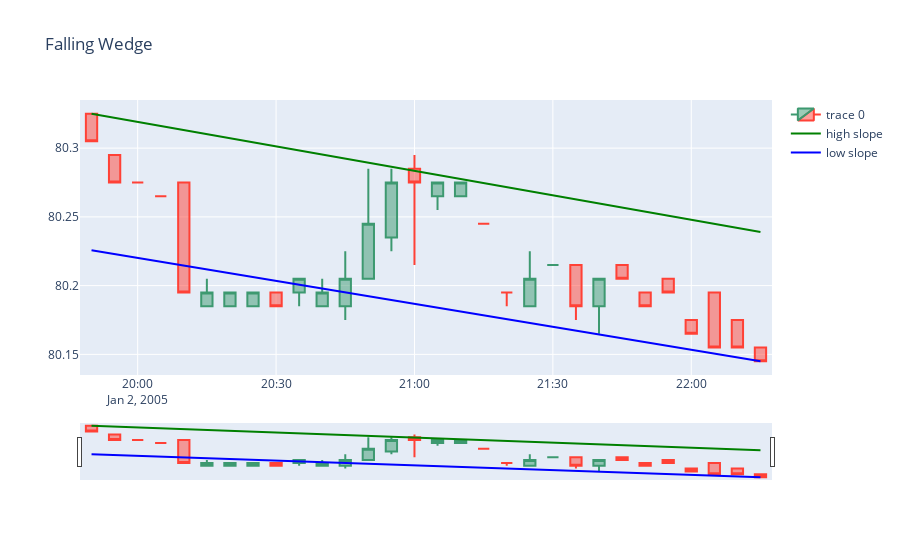
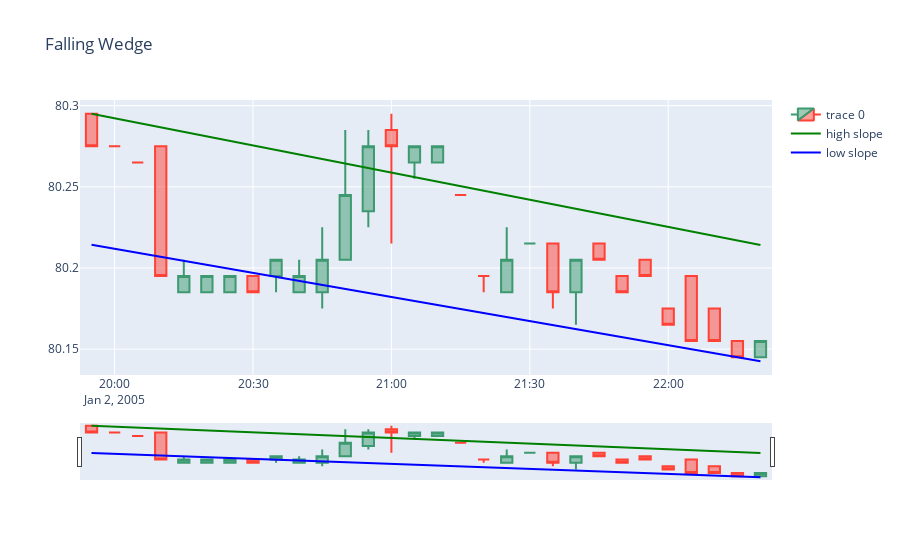
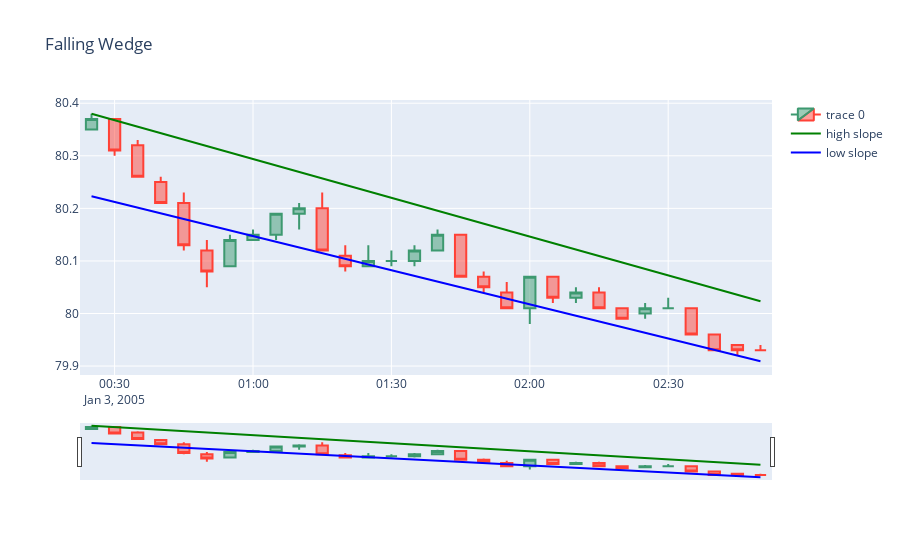

The cell these charts' notebook holds for them, in order:
### Code cell
def idx_max(nums):
    for i in range(len(nums)):
        if nums[i] == max(nums):
            return i

def idx_low(nums):
    for i in range(len(nums)):
        if nums[i] == min(nums):
            return i
            
for i in range(3):

    fig = go.Figure(data=[go.Candlestick(x=result_datetime[i],
                    open=result_open[i],
                    high=result_high[i],
                    low=result_low[i],
                    close=result_close[i])])

    slope_high, _ = np.polyfit([i+1 for i in range(len(result_high[i]))], result_high[i], 1)
    slope_low, _ = np.polyfit([i+1 for i in range(len(result_low[i]))], result_low[i], 1)

    print('low slope: ' + str(slope_low))
    print('high slope: ' + str(slope_high))

    adjust_intercept_high = max(result_high[i]) -  slope_high*idx_max(result_high[i])
    adjust_intercept_low  = min(result_low[i]) - slope_low*idx_low(result_low[i])

 
    y_high = adjust_intercept_high + slope_high*np.array([i for i in range(len(result_high[i]))])
    y_low = adjust_intercept_low +  slope_low*np.array([i for i in range(len(result_low[i]))])

    fig.add_trace(go.Scatter(x=result_datetime[i], y= y_high , mode='lines', marker_color = 'green', showlegend=True, name = 'high slope'))
    fig.add_trace(go.Scatter(x=result_datetime[i], y= y_low, mode='lines', marker_color = 'blue',showlegend=True,name = 'low slope'))
    fig.update_layout(title="Falling Wedge")
    fig.show()
